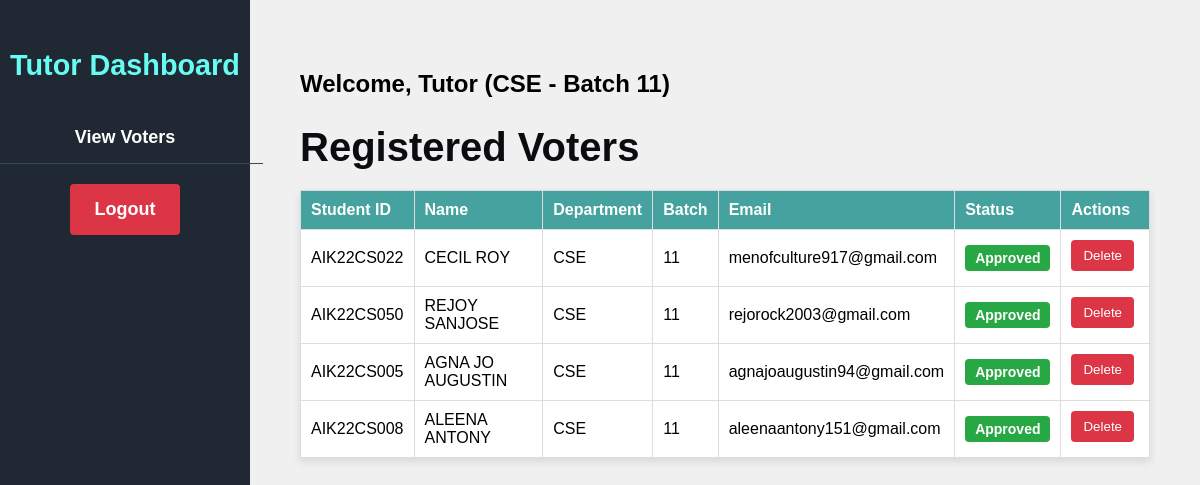
Page /tutor-dashboard.php (signed in) on the committed database.
### tables this page shows
CREATE TABLE IF NOT EXISTS `tutor_login` (
  `tutor_id` int NOT NULL AUTO_INCREMENT,
  `password` varchar(300) NOT NULL,
  `name` varchar(100) NOT NULL,
  `department` varchar(100) NOT NULL,
  `batch` varchar(50) NOT NULL,
  PRIMARY KEY (`tutor_id`)
);

CREATE TABLE IF NOT EXISTS `voter_reg` (
  `student_id` varchar(20) NOT NULL,
  `name` varchar(100) DEFAULT NULL,
  `gender` varchar(10) DEFAULT NULL,
  `department` varchar(100) DEFAULT NULL,
  `batch` varchar(50) DEFAULT NULL,
  `email` varchar(100) DEFAULT NULL,
  `reset_token` varchar(255) DEFAULT NULL,
  `phone` varchar(20) DEFAULT NULL,
  `tutor_id` int DEFAULT NULL,
  `status` enum('pending','approved','rejected') DEFAULT 'pending',
  `candidate_id` int DEFAULT NULL,
  `password` varchar(255) DEFAULT NULL,
  `voter_code` varchar(20) DEFAULT NULL,
  PRIMARY KEY (`student_id`),
  UNIQUE KEY `student_id` (`student_id`),
  KEY `candidate_id` (`candidate_id`)
);

### tutor-dashboard.php (the view, shortened to what this page needs)
<?php
include('connect.php');
$tutor_id = $_SESSION['tutor_id'];
$tutor_info_query = "SELECT department, batch FROM tutor_login WHERE tutor_id = ?";
$stmt = $conn->prepare($tutor_info_query);
$stmt->bind_param("i", $tutor_id);
$stmt->execute();
$tutor_info_result = $stmt->get_result();
$tutor_info = $tutor_info_result->fetch_assoc();
$query = "SELECT * FROM voter_reg WHERE department = ? AND batch = ?";
$stmt = $conn->prepare($query);
$stmt->bind_param("ss", $tutor_info['department'], $tutor_info['batch']);
$stmt->execute();
$result = $stmt->get_result();
?>
<!DOCTYPE html>
<html lang="en">
<head>
    <link rel="stylesheet" href="login.css">
</head>
<body>
    <div class="sidebar">
        <h1>Tutor Dashboard</h1>
        <a href="tutor-dashboard.php">View Voters</a>
        <form method="POST">
            <button type="submit" name="logout" class="logout-btn">Logout</button>
        </form>
    </div>
    <div class="content">
        <h2>Welcome, Tutor (<?php echo $tutor_info['department'] . ' - Batch ' . $tutor_info['batch']; ?>)</h2>
        <h1>Registered Voters</h1>
        <table>
            <thead>
                <tr>
                    <th>Student ID</th>
                    <th>Name</th>
                    <th>Department</th>
                    <th>Batch</th>
                    <th>Email</th>
                    <th>Status</th>
                    <th>Actions</th>
                </tr>
            </thead>
            <tbody>
                <?php
                if ($result->num_rows > 0) {
                    while ($row = $result->fetch_assoc()) {
                ?>
                <tr>
                    <td><?php echo $row['student_id']; ?></td>
                    <td><?php echo $row['name']; ?></td>
                    <td><?php echo $row['department']; ?></td>
                    <td><?php echo $row['batch']; ?></td>
                    <td><?php echo $row['email']; ?></td>
                    <td>
                        <span class="status-badge <?php echo $row['status'] == 'approved' ? 'status-approved' : 'status-pending'; ?>">
                            <?php echo ucfirst($row['status']); ?>
                        </span>
                    </td>
                    <td>
                        <?php
                        if ($row['status'] == 'pending') { ?>
                            <button onclick="confirmApproval('<?php echo $row['student_id']; ?>')" class="approve-btn">Approve</button>
                            <form method="POST" action="reject_voter.php">
                                <input type="hidden" name="student_id" value="<?php echo $row['student_id']; ?>">
                                <button type="submit" class="reject-btn">Reject</button>
                            </form>
                        <?php } else if ($row['status'] == 'approved') { ?>
                            <button onclick="confirmRemoval('<?php echo $row['student_id']; ?>')" class="remove-btn">Delete</button>
                        <?php } ?>
                    </td>
                </tr>
                <?php
                    }
                } else {
                ?>
                <tr>
                    <td colspan="7" style="text-align: center;">No voters found for your department and batch.</td>
                </tr>
                <?php } ?>
            </tbody>
        </table>
    </div>
</body>
</html>

### login.css (style rules this page uses)
body { font-family: Arial, sans-serif; margin: 0; padding: 0; display: flex; background-color: #f4f4f4; }
.sidebar { width: 250px; background-color: #2c3e50; height: 100vh; padding-top: 20px; position: fixed; }
.sidebar a { padding: 15px; text-decoration: none; color: white; display: block; font-weight: bold; border-bottom: 1px solid #34495e; }
.content { margin-left: 250px; padding: 20px; width: calc(100% - 250px); }
form { margin-top: 20px; }
form button { background-color: #2c3e50; color: white; padding: 10px 15px; border: none; border-radius: 4px; cursor: pointer; font-size: 16px; font-weight: bold; }
table { width: 100%; border-collapse: collapse; margin-top: 20px; }
table thead { background-color: #34495e; color: white; }
table th, table td { padding: 10px; text-align: left; border: 1px solid #ddd; }
table th { font-weight: bold; }
button { background-color: #e74c3c; color: white; border: none; padding: 8px 12px; border-radius: 4px; cursor: pointer; }

### tutor-dashboard.php (style rules this page uses)
.sidebar { width: 250px; background-color: #1f2833; height: 100vh; position: fixed; padding-top: 30px; display: flex; flex-direction: column; align-items: center; }
.sidebar h1 { color: #66fcf1; text-align: center; font-size: 1.8em; margin-bottom: 30px; }
.sidebar a { padding: 15px 25px; text-decoration: none; color: #ffffff; display: block; font-size: 18px; text-align: center; width: 90%; transition: 0.3s; }
.logout-btn { padding: 15px 25px; background-color: #dc3545; color: white; width: 100%; border: none; cursor: pointer; margin-top: auto; font-size: 18px; text-align: center; transition: 0.3s; }
.content { margin-left: 250px; padding: 50px; width: calc(100% - 250px); background-color: #f0f0f0; min-height: 100vh; }
.content h1 { font-size: 2.5em; color: #0b0c10; margin-bottom: 20px; }
table { width: 100%; border-collapse: collapse; margin-top: 20px; background: white; box-shadow: 0 4px 8px rgba(0,0,0,0.1); }
th, td { border: 1px solid #ccc; padding: 12px; text-align: left; }
th { background: #45a29e; color: white; }
.approve-btn, .remove-btn, .reject-btn { padding: 8px 12px; border: none; cursor: pointer; border-radius: 4px; color: white; margin-right: 5px; margin-bottom: 5px; }
.remove-btn { background: #dc3545; }
.status-badge { display: inline-block; padding: 5px 10px; border-radius: 4px; font-size: 14px; font-weight: bold; }
.status-approved { background-color: #28a745; color: white; }

### rows in the picture
tutor_login: department "CSE", batch "11"
voter_reg: student_id "AIK22CS022", name "CECIL ROY", department "CSE", batch "11", email "menofculture917@gmail.com", status "Approved"
voter_reg: student_id "AIK22CS050", name "REJOY SANJOSE", department "CSE", batch "11", email "rejorock2003@gmail.com", status "Approved"
voter_reg: student_id "AIK22CS005", name "AGNA JO AUGUSTIN", department "CSE", batch "11", email "agnajoaugustin94@gmail.com", status "Approved"
voter_reg: student_id "AIK22CS008", name "ALEENA ANTONY", department "CSE", batch "11", email "aleenaantony151@gmail.com", status "Approved"
